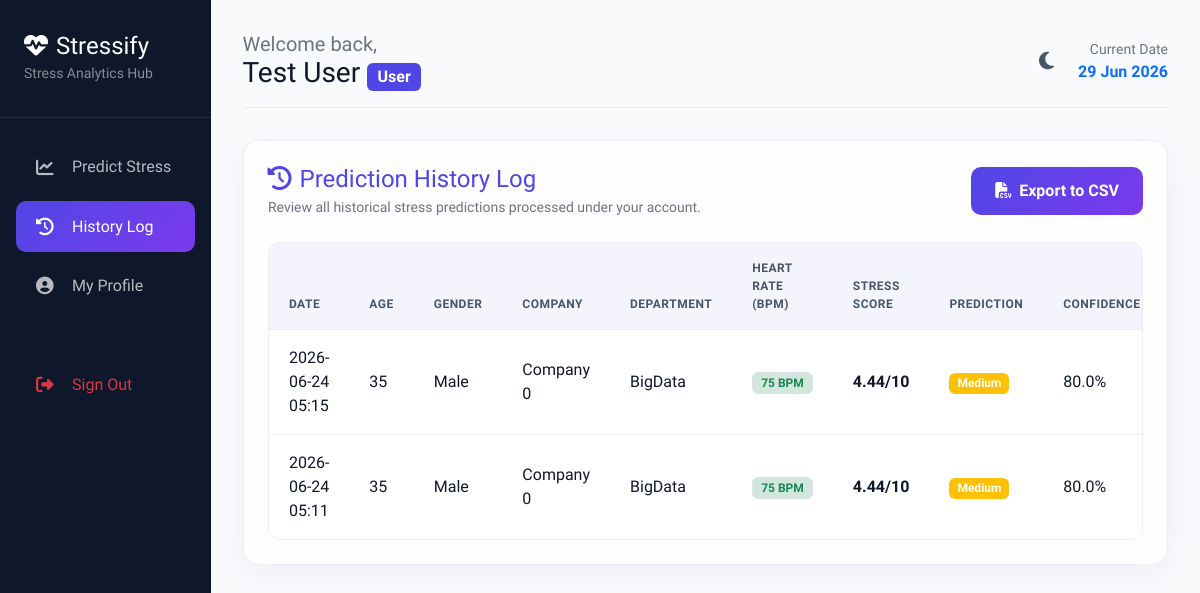
/history (signed in), run on an earlier commit of the app's database.
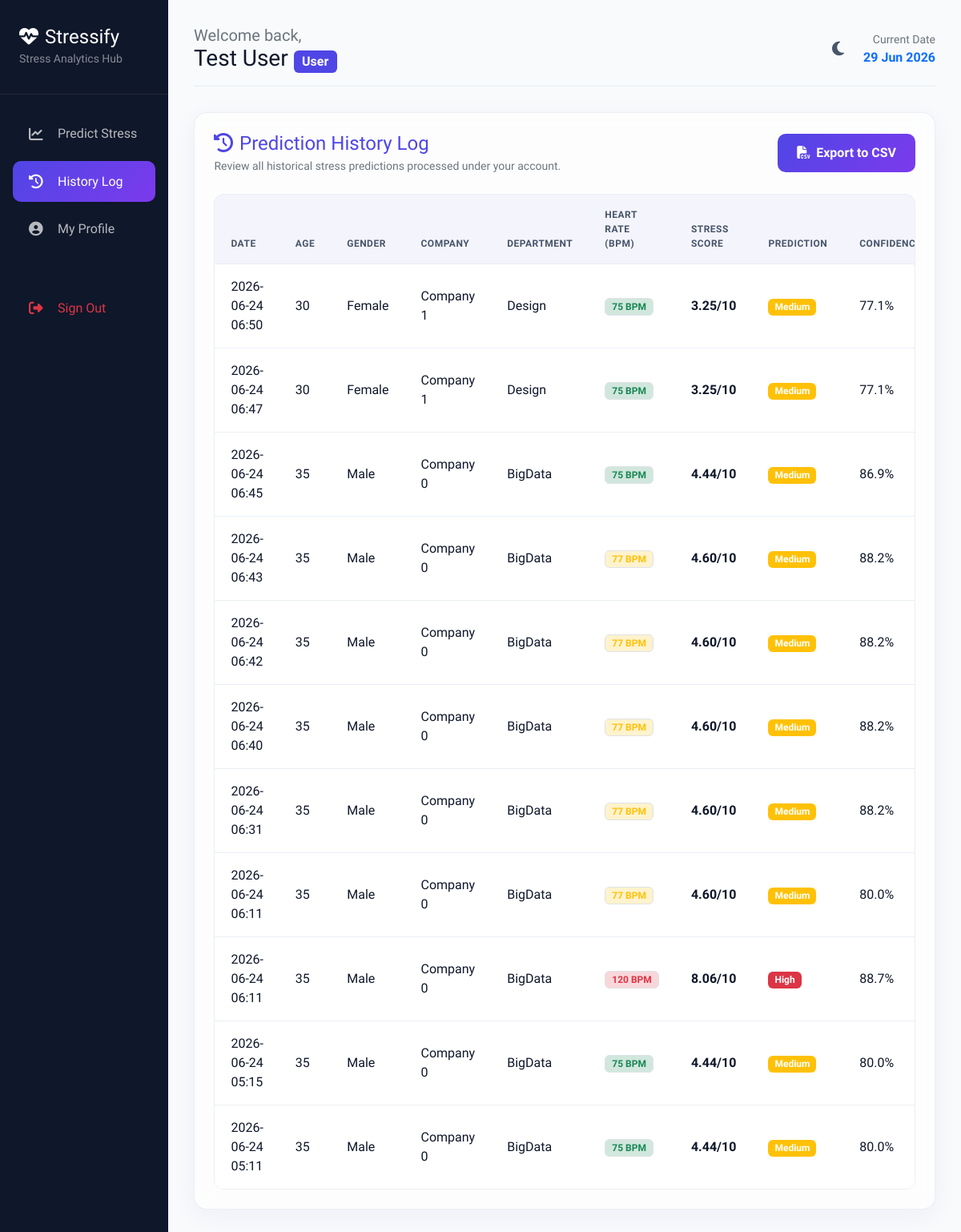
And on a later commit of the database.
### models.py (models this page shows)
class User(db.Model, UserMixin):
    __tablename__ = 'users'
    id = db.Column(db.Integer, primary_key=True)
    name = db.Column(db.String(100), nullable=False)
    email = db.Column(db.String(100), unique=True, nullable=False)
    password = db.Column(db.String(200), nullable=False)
    role = db.Column(db.String(20), default='User') # 'User' or 'Admin'
    created_at = db.Column(db.DateTime, default=datetime.utcnow)

class Prediction(db.Model):
    __tablename__ = 'predictions'
    id = db.Column(db.Integer, primary_key=True)
    user_id = db.Column(db.Integer, db.ForeignKey('users.id', ondelete='CASCADE'), nullable=False)
    age = db.Column(db.Integer, nullable=False)
    gender = db.Column(db.String(10), nullable=False)
    company = db.Column(db.String(100), nullable=False)
    department = db.Column(db.String(100), nullable=False)
    years_in_company = db.Column(db.Float, nullable=False)
    prior_experience = db.Column(db.Float, nullable=False)
    salary = db.Column(db.Float, nullable=False)
    annual_bonus = db.Column(db.Float, nullable=False)
    resting_heart_rate = db.Column(db.Integer, nullable=False)
    predicted_stress = db.Column(db.String(20), nullable=False) # 'Low', 'Medium', 'High'
    confidence_score = db.Column(db.Float, nullable=False)
    prediction_date = db.Column(db.DateTime, default=datetime.utcnow)
    user = db.relationship('User', backref=db.backref('predictions', cascade='all, delete-orphan'))
    @property
    def calculated_score(self):
        try:
            import sys
            import os
            sys.path.insert(0, os.path.dirname(os.path.abspath(__file__)))
            from src.feature_engineering import get_dataset_extremes
            max_years, min_hr, max_hr = get_dataset_extremes()
        except Exception:
            max_years, min_hr, max_hr = 9.0, 55.0, 92.2
        workload = (self.years_in_company / max_years) * 10
        exp = max(self.years_in_company - self.prior_experience, 0.0)
        hr_s = ((self.resting_heart_rate - min_hr) / (max_hr - min_hr)) * 10
        raw = 0.40 * workload + 0.30 * exp + 0.30 * hr_s
        if self.predicted_stress == "Low":
            return min(max(raw, 0.0), 2.99)
        elif self.predicted_stress == "Medium":
            return min(max(raw, 3.0), 5.99)
        else:
            return min(max(raw, 6.0), 10.0)

### app.py (the view)
@app.route('/history')
@login_required
def user_history():
    user_predictions = Prediction.query.filter_by(user_id=current_user.id).order_by(Prediction.prediction_date.desc()).all()
    return render_template('history.html', active_page='history', predictions=user_predictions)

### app.py (called while the page is built)
@login_manager.user_loader
def load_user(user_id):
    return User.query.get(int(user_id))

@app.context_processor
def inject_now():
    return {'datetime_now': datetime.now()}

### src/feature_engineering.py (called while the page is built, shortened)
def get_dataset_extremes():
    global _dataset_extremes
    if _dataset_extremes is not None:
        return _dataset_extremes

### templates/history.html (shortened to what this page needs)
{% extends "base.html" %}
{% block content %}
<div class="glass-panel p-4 mb-4">
    <div class="d-flex justify-content-between align-items-center mb-4">
        <div>
            <h4 class="font-weight-bold mb-1 text-indigo" style="color: var(--primary-color);">
                <i class="fas fa-history me-2"></i>Prediction History Log
            </h4>
            <p class="text-secondary small mb-0">Review all historical stress predictions processed under your account.</p>
        </div>
        {% if predictions %}
        <a href="{{ url_for('export_csv') }}" class="btn btn-custom btn-custom-primary">
            <i class="fas fa-file-csv me-2"></i>Export to CSV
        </a>
        {% endif %}
    </div>
    {% if predictions %}
    <div class="table-responsive">
        <table class="table table-hover table-custom align-middle">
            <thead>
                <tr>
                    <th>Date</th>
                    <th>Age</th>
                    <th>Gender</th>
                    <th>Company</th>
                    <th>Department</th>
                    <th>Heart Rate (BPM)</th>
                    <th>Stress Score</th>
                    <th>Prediction</th>
                    <th>Confidence</th>
                </tr>
            </thead>
            <tbody>
                {% for pred in predictions %}
                <tr>
                    <td>{{ pred.prediction_date.strftime('%Y-%m-%d %H:%M') }}</td>
                    <td>{{ pred.age }}</td>
                    <td>{{ pred.gender }}</td>
                    <td>Company {{ pred.company }}</td>
                    <td>{{ pred.department }}</td>
                    <td>
                        <span class="badge bg-{{ 'success-subtle text-success' if pred.resting_heart_rate >= 60 and pred.resting_heart_rate <= 75 else 'warning-subtle text-warning' if pred.resting_heart_rate >= 76 and pred.resting_heart_rate <= 95 else 'danger-subtle text-danger' }} border px-2 py-1">
                            {{ pred.resting_heart_rate }} BPM
                        </span>
                    </td>
                    <td>
                        <strong>{{ "%.2f"|format(pred.calculated_score) }}/10</strong>
                    </td>
                    <td>
                        <span class="badge bg-{{ 'success' if pred.predicted_stress == 'Low' else 'warning' if pred.predicted_stress == 'Medium' else 'danger' }} px-2 py-1.5 font-weight-bold">
                            {{ pred.predicted_stress }}
                        </span>
                    </td>
                    <td>{{ "%.1f"|format(pred.confidence_score) }}%</td>
                </tr>
                {% endfor %}
            </tbody>
        </table>
    </div>
    {% endif %}
</div>
{% endblock %}

### templates/base.html (shortened to what this page needs)
<!DOCTYPE html>
<html lang="en" data-theme="light">
<head>
    <link href="https://cdn.jsdelivr.net/npm/bootstrap@5.3.0/dist/css/bootstrap.min.css" rel="stylesheet">
    <link href="https://cdnjs.cloudflare.com/ajax/libs/font-awesome/6.4.0/css/all.min.css" rel="stylesheet">
    <link href="{{ url_for('static', filename='css/style.css') }}" rel="stylesheet">
</head>
<body>
    {% if current_user.is_authenticated %}
    <div class="app-wrapper">
        <aside class="sidebar">
            <div class="sidebar-header">
                <h4 class="mb-0 text-white font-weight-bold">
                    <i class="fas fa-heartbeat me-2"></i>Stressify
                </h4>
                <small class="text-white-50">Stress Analytics Hub</small>
            </div>
            <ul class="sidebar-menu">
                {% if current_user.role == 'Admin' %}
                <li class="sidebar-item {% if active_page == 'admin' %}active{% endif %}">
                    <a href="{{ url_for('admin_dashboard') }}">
                        <i class="fas fa-user-shield"></i>Admin Panel
                    </a>
                </li>
                {% else %}
                <li class="sidebar-item {% if active_page == 'dashboard' %}active{% endif %}">
                    <a href="{{ url_for('user_dashboard') }}">
                        <i class="fas fa-chart-line"></i>Predict Stress
                    </a>
                </li>
                <li class="sidebar-item {% if active_page == 'history' %}active{% endif %}">
                    <a href="{{ url_for('user_history') }}">
                        <i class="fas fa-history"></i>History Log
                    </a>
                </li>
                {% endif %}
                <li class="sidebar-item {% if active_page == 'profile' %}active{% endif %}">
                    <a href="{{ url_for('profile') }}">
                        <i class="fas fa-user-circle"></i>My Profile
                    </a>
                </li>
                <li class="sidebar-item mt-5">
                    <a href="{{ url_for('logout') }}" class="text-danger">
                        <i class="fas fa-sign-out-alt"></i>Sign Out
                    </a>
                </li>
            </ul>
        </aside>
        <main class="main-content">
            <div class="top-nav">
                <div>
                    <h5 class="mb-0 text-secondary">Welcome back,</h5>
                    <h3 class="mb-0 font-weight-bold">{{ current_user.name }} <span class="badge bg-indigo text-xs fs-6" style="background-color: var(--primary-color);">{{ current_user.role }}</span></h3>
                </div>
                <div class="d-flex align-items-center gap-3">
                    <button class="theme-toggle-btn" id="theme-toggle" title="Switch Theme">
                        <i class="fas fa-moon"></i>
                    </button>
                    <div class="d-none d-md-block text-end">
                        <small class="text-secondary d-block">Current Date</small>
                        <strong class="text-primary">{{ datetime_now.strftime('%d %b %Y') }}</strong>
                    </div>
                </div>
            </div>
            {% block content %}{% endblock %}
        </main>
    </div>
    {% endif %}
</body>
</html>

### static/css/style.css (style rules this page uses)
:root { --bg-primary: #f8fafc; --bg-secondary: #ffffff; --bg-card: rgba(255, 255, 255, 0.65); --border-color: rgba(226, 232, 240, 0.7); --text-primary: #0f172a; --text-secondary: #475569; --primary-color: #4f46e5; --primary-hover: #4338ca; --primary-gradient: linear-gradient(135deg, #4f46e5 0%, #7c3aed 100%); --success-color: #10b981; --success-gradient: linear-gradient(135deg, #10b981 0%, #059669 100%); --warning-color: #f59e0b; --warning-gradient: linear-gradient(135deg, #f59e0b 0%, #d97706 100%); --danger-color: #ef4444; --danger-gradient: linear-gradient(135deg, #ef4444 0%, #dc2626 100%); --sidebar-bg: #0f172a; --sidebar-text: #f8fafc; --glass-blur: blur(12px); --glass-shadow: 0 8px 32px 0 rgba(31, 38, 135, 0.05); --card-shadow: 0 4px 20px 0 rgba(0, 0, 0, 0.03); --transition-speed: 0.3s; }
* { margin: 0; padding: 0; box-sizing: border-box; }
body { font-family: 'Plus Jakarta Sans', sans-serif; background-color: var(--bg-primary); color: var(--text-primary); transition: background-color var(--transition-speed), color var(--transition-speed); overflow-x: hidden; }
.glass-panel { background: var(--bg-card); backdrop-filter: var(--glass-blur); -webkit-backdrop-filter: var(--glass-blur); border: 1px solid var(--border-color); box-shadow: var(--glass-shadow); border-radius: 16px; transition: transform var(--transition-speed) ease, box-shadow var(--transition-speed) ease; }
.app-wrapper { display: flex; width: 100vw; height: 100vh; overflow: hidden; }
.sidebar { width: 280px; background-color: var(--sidebar-bg); color: var(--sidebar-text); display: flex; flex-direction: column; height: 100%; transition: width var(--transition-speed) ease; z-index: 100; }
.sidebar-header { padding: 2rem 1.5rem; border-bottom: 1px solid rgba(255, 255, 255, 0.08); }
.sidebar-menu { list-style: none; padding: 1.5rem 1rem; flex-grow: 1; }
.sidebar-item a { display: flex; align-items: center; padding: 0.85rem 1.25rem; color: rgba(255, 255, 255, 0.7); text-decoration: none; border-radius: 10px; font-weight: 500; margin-bottom: 0.5rem; transition: all 0.2s ease; }
.sidebar-item a i { width: 24px; font-size: 1.1rem; margin-right: 0.75rem; }
.sidebar-item a:hover, .sidebar-item.active a { background-color: rgba(255, 255, 255, 0.08); color: #ffffff; }
.sidebar-item.active a { background: var(--primary-gradient); color: #ffffff; }
.main-content { flex-grow: 1; overflow-y: auto; padding: 2rem; display: flex; flex-direction: column; }
.top-nav { display: flex; justify-content: space-between; align-items: center; margin-bottom: 2rem; padding-bottom: 1rem; border-bottom: 1px solid var(--border-color); }
.btn-custom { padding: 0.75rem 1.5rem; border-radius: 10px; font-weight: 600; transition: all 0.3s ease; }
.btn-custom-primary { background: var(--primary-gradient); color: white; border: none; }
.theme-toggle-btn { border: none; background: none; font-size: 1.25rem; color: var(--text-secondary); cursor: pointer; padding: 0.5rem; border-radius: 50%; transition: background-color 0.2s; }
.table-responsive { border-radius: 12px; overflow: hidden; border: 1px solid var(--border-color); }
.table-custom { margin-bottom: 0; }
.table-custom th { background-color: rgba(79, 70, 229, 0.05); color: var(--text-secondary); font-weight: 700; text-transform: uppercase; font-size: 0.75rem; letter-spacing: 0.5px; padding: 1rem 1.25rem; border-bottom: 1px solid var(--border-color); }
.table-custom td { padding: 1rem 1.25rem; vertical-align: middle; color: var(--text-primary); border-bottom: 1px solid var(--border-color); }
.table-custom tbody tr:last-child td { border-bottom: none; }

What changed in the data, as far as the page shows it:
added Prediction: prediction_date "2026-06-24 06:50", age "30", gender "Female", company "1", department "Design", resting_heart_rate "75", calculated_score "3.25", predicted_stress "Medium", confidence_score "77.1"
added Prediction: prediction_date "2026-06-24 06:47", age "30", gender "Female", company "1", department "Design", resting_heart_rate "75", calculated_score "3.25", predicted_stress "Medium", confidence_score "77.1"
added Prediction: prediction_date "2026-06-24 06:45", age "35", gender "Male", company "0", department "BigData", resting_heart_rate "75", calculated_score "4.44", predicted_stress "Medium", confidence_score "86.9"
added Prediction: prediction_date "2026-06-24 06:43", age "35", gender "Male", company "0", department "BigData", resting_heart_rate "77", calculated_score "4.60", predicted_stress "Medium", confidence_score "88.2"
added Prediction: prediction_date "2026-06-24 06:42", age "35", gender "Male", company "0", department "BigData", resting_heart_rate "77", calculated_score "4.60", predicted_stress "Medium", confidence_score "88.2"
added Prediction: prediction_date "2026-06-24 06:40", age "35", gender "Male", company "0", department "BigData", resting_heart_rate "77", calculated_score "4.60", predicted_stress "Medium", confidence_score "88.2"
added Prediction: prediction_date "2026-06-24 06:31", age "35", gender "Male", company "0", department "BigData", resting_heart_rate "77", calculated_score "4.60", predicted_stress "Medium", confidence_score "88.2"
added Prediction: prediction_date "2026-06-24 06:11", age "35", gender "Male", company "0", department "BigData", resting_heart_rate "77", calculated_score "4.60", predicted_stress "Medium", confidence_score "80.0"
added Prediction: prediction_date "2026-06-24 06:11", age "35", gender "Male", company "0", department "BigData", resting_heart_rate "120", calculated_score "8.06", predicted_stress "High", confidence_score "88.7"
